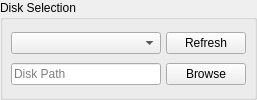
                                            <widget class="QGroupBox" name="diskSelectionGroup">
                                                <property name="title">
                                                    <string>Disk Selection</string>
                                                </property>
                                                <property name="sizePolicy">
                                                    <sizepolicy hsizetype="Expanding" vsizetype="Preferred">
                                                        <horstretch>2</horstretch>
                                                        <verstretch>0</verstretch>
                                                    </sizepolicy>
                                                </property>
                                                <layout class="QVBoxLayout" name="diskSelectionLayout">
                                                    <property name="spacing">
                                                        <number>5</number>
                                                    </property>
                                                    <property name="leftMargin">
                                                        <number>8</number>
                                                    </property>
                                                    <property name="topMargin">
                                                        <number>8</number>
                                                    </property>
                                                    <property name="rightMargin">
                                                        <number>8</number>
                                                    </property>
                                                    <property name="bottomMargin">
                                                        <number>8</number>
                                                    </property>
                                                    <item>
                                                        <layout class="QHBoxLayout" name="horizontalLayout_10">
                                                            <item>
                                                                <widget class="QComboBox" name="diskComboBox">
                                                                    <property name="sizePolicy">
                                                                        <sizepolicy hsizetype="Expanding" vsizetype="Fixed">
                                                                            <horstretch>0</horstretch>
                                                                            <verstretch>0</verstretch>
                                                                        </sizepolicy>
                                                                    </property>
                                                                    <property name="placeholderText">
                                                                        <string>Select Disk or Volume</string>
                                                                    </property>
                                                                </widget>
                                                            </item>
                                                            <item>
                                                                <widget class="QPushButton" name="refreshDisksButton">
                                                                    <property name="text">
                                                                        <string>Refresh</string>
                                                                    </property>
                                                                    <property name="icon">
                                                                        <iconset theme="view-refresh"/>
                                                                    </property>
                                                                </widget>
                                                            </item>
                                                        </layout>
                                                    </item>
                                                    <item>
                                                        <layout class="QHBoxLayout" name="horizontalLayout_11">
                                                            <item>
                                                                <widget class="QLineEdit" name="diskPathLineEdit">
                                                                    <property name="placeholderText">
                                                                        <string>Disk Path</string>
                                                                    </property>
                                                                </widget>
                                                            </item>
                                                            <item>
                                                                <widget class="QPushButton" name="diskBrowseButton">
                                                                    <property name="text">
                                                                        <string>Browse</string>
                                                                    </property>
                                                                    <property name="icon">
                                                                        <iconset theme="document-open"/>
                                                                    </property>
                                                                </widget>
                                                            </item>
                                                        </layout>
                                                    </item>
                                                </layout>
                                            </widget>
